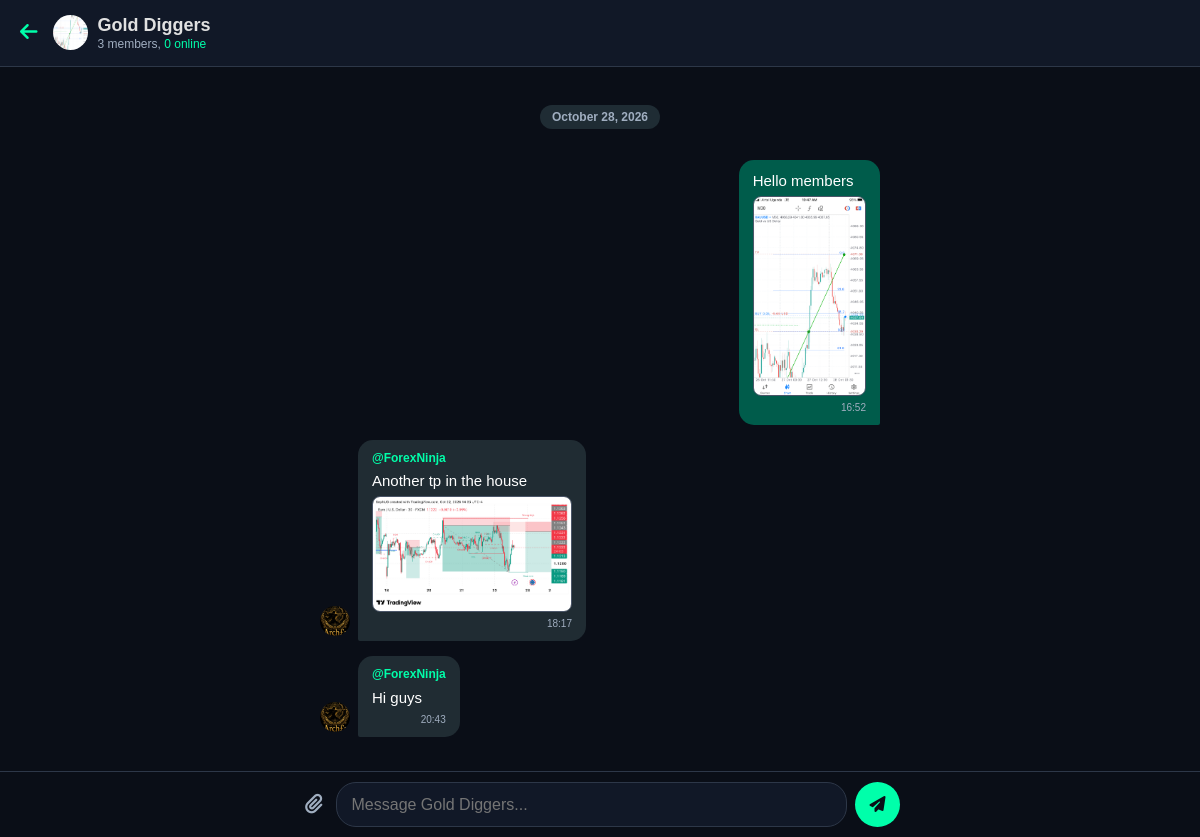
The page /group_chat/1 (signed in) on the database its author committed.
### tables this page shows
CREATE TABLE groups (id INTEGER PRIMARY KEY AUTOINCREMENT, name TEXT NOT NULL, creator_id INTEGER, created_at DATETIME DEFAULT CURRENT_TIMESTAMP, avatar_path TEXT);

CREATE TABLE group_messages (id INTEGER PRIMARY KEY AUTOINCREMENT, group_id INTEGER, sender_id INTEGER, content TEXT, timestamp DATETIME DEFAULT CURRENT_TIMESTAMP, image_paths TEXT, reply_to_id INTEGER, is_edited INTEGER DEFAULT 0);

CREATE TABLE users (
            id INTEGER PRIMARY KEY AUTOINCREMENT,
            username TEXT UNIQUE NOT NULL,
            password TEXT NOT NULL,
            bio TEXT DEFAULT 'Forex & Crypto Trader'
        , avatar_path TEXT, name TEXT, email TEXT, last_seen DATETIME);

### app.py (the view)
@app.route('/group_chat/<int:group_id>')
def group_chat(group_id):
    if 'user_id' not in session:
        return redirect(url_for('login'))
    conn = get_db_connection()
    me = conn.execute('SELECT id FROM users WHERE username = ?', (session['user_id'],)).fetchone()
    is_member = conn.execute('SELECT * FROM group_members WHERE group_id = ? AND user_id = ?', (group_id, me['id'])).fetchone()
    if not is_member:
        conn.close()
        return "You are not a member of this group.", 403
    group = conn.execute('SELECT * FROM groups WHERE id = ?', (group_id,)).fetchone()
    latest_msg = conn.execute('SELECT MAX(id) as max_id FROM group_messages WHERE group_id = ?', (group_id,)).fetchone()
    if latest_msg['max_id']:
        conn.execute('UPDATE group_members SET last_read_message_id = ? WHERE group_id = ? AND user_id = ?', (latest_msg['max_id'], group_id, me['id']))
        conn.commit()
    all_members = conn.execute('SELECT users.last_seen FROM group_members JOIN users ON group_members.user_id = users.id WHERE group_members.group_id = ?', (group_id,)).fetchall()
    total_members = len(all_members)
    online_count = 0
    now = datetime.utcnow() + timedelta(hours=3)
    for m in all_members:
        if m['last_seen']:
            last_seen = datetime.strptime(m['last_seen'], "%Y-%m-%d %H:%M:%S") + timedelta(hours=3)
            if (now - last_seen).total_seconds() < 300:
                online_count += 1
    messages = conn.execute('''
        SELECT group_messages.*, users.username, users.avatar_path,
        reply.content as reply_content, reply_user.username as reply_sender
        FROM group_messages
        JOIN users ON group_messages.sender_id = users.id
        LEFT JOIN group_messages reply ON group_messages.reply_to_id = reply.id
        LEFT JOIN users reply_user ON reply.sender_id = reply_user.id
        WHERE group_messages.group_id = ? ORDER BY group_messages.timestamp ASC
    ''', (group_id,)).fetchall()
    conn.close()
    return render_template('group_chat.html', group=group, messages=messages, my_id=me['id'], total_members=total_members, online_count=online_count)

### app.py (called while the page is built)
def get_db_connection():
    conn = sqlite3.connect('traderszone.db', timeout=20)
    conn.row_factory = sqlite3.Row
    return conn

@app.before_request
def update_last_seen():
    if 'user_id' in session:
        try:
            conn = get_db_connection()
            now = datetime.utcnow().strftime("%Y-%m-%d %H:%M:%S")
            conn.execute('UPDATE users SET last_seen = ? WHERE username = ?', (now, session['user_id']))
            conn.commit()
            conn.close()
        except sqlite3.OperationalError:
            pass

@app.template_filter('local_time')
def local_time_filter(value, format="%H:%M"):
    if not value: return ""
    try:
        utc_dt = datetime.strptime(str(value), "%Y-%m-%d %H:%M:%S")
        local_dt = utc_dt + timedelta(hours=3)
        return local_dt.strftime(format)
    except Exception as e:
        return value # If it fails, just return the original string

### templates/group_chat.html (shortened to what this page needs)
{% extends "base.html" %}
{% block nav_left %}
    <a href="/groups" style="color: #00ffaa; text-decoration: none; margin-right: 15px; font-size: 20px;"><i class="fa-solid fa-arrow-left"></i></a>
    <a href="/group_settings/{{ group.id }}" style="display: flex; align-items: center; text-decoration: none; gap: 10px;">
        {% if group.avatar_path %}
            <img src="/{{ group.avatar_path }}" style="width: 35px; height: 35px; border-radius: 50%; object-fit: cover;">
        {% endif %}
        <div style="display: flex; flex-direction: column;">
            <span style="font-size: 18px; font-weight: bold; color: #e1e1e1; line-height: 1.2;">{{ group.name }}</span>
            <span style="font-size: 12px; color: #a0aec0;">{{ total_members }} members, <span style="color: #00ffaa;">{{ online_count }} online</span></span>
        </div>
    </a>
{% endblock %}
{% block content %}
<div class="chat-container">
    {% set ns = namespace(prev_date="") %}
    {% for msg in messages %}
        {% set current_date = msg.timestamp | local_time('%Y-%m-%d') %}
        {% if current_date != ns.prev_date %}
            <div style="text-align: center; margin: 20px 0; width: 100%;">
                <span style="background: #1f2c34; color: #a0aec0; font-size: 12px; padding: 5px 12px; border-radius: 15px; font-weight: bold;">
                    {{ msg.timestamp | local_time('%B %d, %Y') }}
                </span>
            </div>
            {% set ns.prev_date = current_date %}
        {% endif %}
        <div class="message-row {% if msg.sender_id == my_id %}me{% else %}them{% endif %}">
            {% if msg.sender_id != my_id %}
                {% if msg.avatar_path %}
                    <img src="/{{ msg.avatar_path }}" class="chat-avatar">
                {% else %}
                    <div class="chat-avatar-text">{{ msg.username[0] | upper }}</div>
                {% endif %}
            {% endif %}
            <div class="bubble-wrapper">
                <div class="bubble {% if msg.sender_id == my_id %}me{% else %}them{% endif %}"
                     data-id="{{ msg.id }}"
                     data-content="{{ msg.content | escape }}"
                     data-is-mine="{{ msg.sender_id == my_id }}"
                     data-is-admin="{{ creator_id == my_id }}"
                     onmousedown="startPressTimer(event)"
                     ontouchstart="startPressTimer(event)"
                     onmouseup="cancelPressTimer()"
                     onmouseleave="cancelPressTimer()"
                     ontouchend="cancelPressTimer()">
                    {% if msg.sender_id != my_id %}
                        <div class="sender-name">@{{ msg.username }}</div>
                    {% endif %}
                    {% if msg.content %}<div class="msg-text">{{ msg.content }}</div>{% endif %}
                    {% if msg.image_paths %}
                        <img src="/{{ msg.image_paths }}" class="chat-img" onclick="openLightbox('/{{ msg.image_paths }}')">
                    {% endif %}
                    <div class="msg-meta">
                        {{ msg.timestamp | local_time('%H:%M') }}
                    </div>
                </div>
            </div>
        </div>
    {% endfor %}
</div>
<div class="chat-input-bar">
    <form method="POST" action="/send_group_message/{{ group.id }}" enctype="multipart/form-data" class="chat-input-form" id="main-chat-form">
        <label for="group-img" style="color: #a0aec0; font-size: 20px; cursor: pointer; padding: 5px;"><i class="fa-solid fa-paperclip"></i></label>
        <input type="text" name="content" id="main-input" placeholder="Message {{ group.name }}..." autocomplete="off">
        <button type="submit" class="send-btn"><i class="fa-solid fa-paper-plane"></i></button>
    </form>
</div>
{% endblock %}

### templates/base.html (style rules this page uses)
* { box-sizing: border-box; margin: 0; padding: 0; }
body { background-color: #0a0e17; color: #e1e1e1; font-family: Arial, sans-serif; padding-bottom: 80px; }

### templates/group_chat.html (style rules this page uses)
body { padding-bottom: 80px; }
.chat-container { max-width: 600px; margin: 0 auto; padding: 20px; display: flex; flex-direction: column; gap: 15px; }
.message-row { display: flex; width: 100%; align-items: flex-end; gap: 8px; }
.message-row.me { flex-direction: row-reverse; }
.chat-avatar { width: 30px; height: 30px; border-radius: 50%; object-fit: cover; flex-shrink: 0; margin-bottom: 5px; }
.bubble-wrapper { display: flex; flex-direction: column; max-width: 75%; }
.message-row.me .bubble-wrapper { align-items: flex-end; }
.bubble { padding: 10px 14px; border-radius: 15px; font-size: 15px; line-height: 1.4; word-wrap: break-word; width: fit-content; max-width: 100%; }
.bubble.me { background-color: #005c4b; color: white; border-bottom-right-radius: 2px; }
.bubble.them { background-color: #202c33; color: white; border-bottom-left-radius: 2px; }
.sender-name { font-size: 12px; color: #00ffaa; font-weight: bold; margin-bottom: 4px; }
.msg-meta { font-size: 10px; color: #a0aec0; margin-top: 5px; text-align: right; }
.chat-img { max-width: 200px; max-height: 200px; border-radius: 8px; margin-top: 5px; object-fit: cover; display: block; cursor: pointer; border: 1px solid #4a5568; }
.chat-input-bar { position: fixed; bottom: 0; left: 0; width: 100%; background-color: #0a0e17; padding: 10px 15px; border-top: 1px solid #2d3748; z-index: 1000; }
.chat-input-form { display: flex; gap: 8px; max-width: 600px; margin: 0 auto; align-items: center; }
.chat-input-form input[type="text"] { flex: 1; height: 45px; padding: 0 15px; border-radius: 20px; border: 1px solid #2d3748; background-color: #111827; color: white; font-size: 16px; outline: none; }
.send-btn { background-color: #00ffaa; color: #0a0e17; width: 45px; height: 45px; border-radius: 50%; border: none; font-size: 16px; cursor: pointer; }

### rows shown on the page
groups: avatar_path (picture), name "Gold Diggers", content "Message Gold Diggers..."
group_messages: timestamp|local_time "October 28, 2026", content "Hello members", image_paths (picture), timestamp|local_time "16:52"
group_messages: avatar_path (picture), username "ForexNinja", content "Another tp in the house", image_paths (picture), timestamp|local_time "18:17"
group_messages: avatar_path (picture), username "ForexNinja", content "Hi guys", timestamp|local_time "20:43"

### other values the page prints
{{ total_members }} "3"
{{ online_count }} "0"
